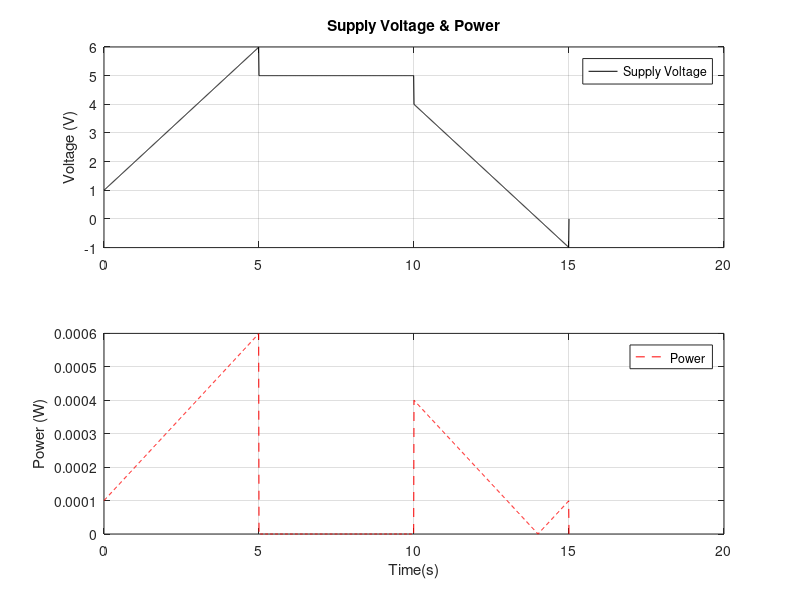

The MATLAB source for this figure:
% time from 0 to 15 with 0.01 step  
t = 0:0.01:15; 
%voltage vector with zeros
V = zeros(size(t)); 

% Define supply voltage
V(t >= 0 & t < 5) = 1 + t(t >= 0 & t < 5); V(t >= 5 & t < 10) = 5; V(t >= 10 & t < 15) = -t(t >= 10 & t < 15) + 14;

% define power
P = zeros(size(t)); 
P(t >= 0 & t < 5) = (1 + t(t >= 0 & t < 5)) * 10^-4;
P(t >= 5 & t < 10) = 0;
P(t >= 10 & t < 15) = abs(t(t >= 10 & t < 15) - 14) * 10^-4;

figure;

% Plot the voltage subplot
subplot(2,1,1);
plot(t, V, 'k-');
ylabel('Voltage (V)');
title('Supply Voltage & Power');
legend('Supply Voltage');
grid on;

% Plot the power subplot
subplot(2,1,2);
plot(t, P, 'r--');
ylabel('Power (W)');
xlabel('Time(s)');
legend('Power');
grid on;
